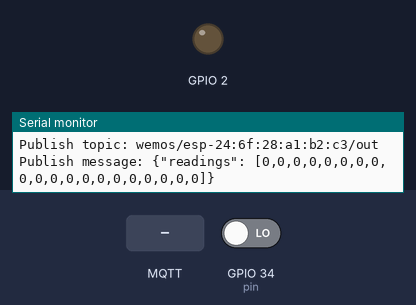
Simulated run of this sketch. Board: ESP32. Shown: output pins drawn as LEDs (lit = HIGH), the last lines printed to the serial monitor. Inputs (shaded band) come from the test bench; at power-on: GPIO 34 (pin) LOW. WiFi joins after 1.5 s; servers stay silent unless stated; no MQTT or app messages arrive unless stated.

Above: at 2.7 s.
2.8 s: MQTT message "0" arrives on the first subscribed topic
At 4.0 s:
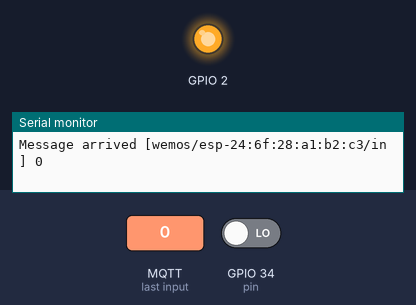
5.0 s: MQTT message "1" arrives on the first subscribed topic
At 6.2 s:
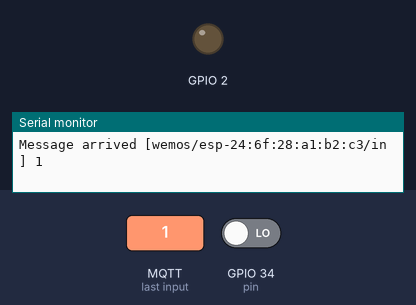
7.1 s: MQTT message "2" arrives on the first subscribed topic
At 8.4 s:
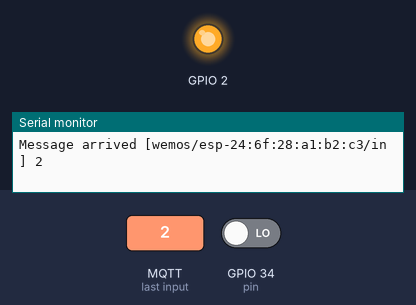
Timing chart, 0 to 10.1 s (numbered marks = the images above; inputs shaded):
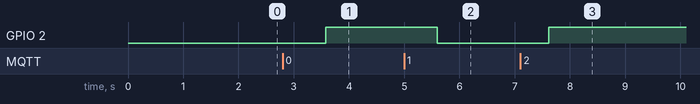

Measured:
- after the input at 2.8 s, GPIO 2: LOW → HIGH after 0.78 s
- after the input at 5.0 s, GPIO 2: HIGH → LOW after 0.60 s
- after the input at 7.1 s, GPIO 2: LOW → HIGH after 0.52 s

The sketch:

BREATHING-MQTT-esp32.ino
```cpp
/*
  Simple wemos D1 mini  MQTT example
  This sketch demonstrates the capabilities of the pubsub library in combination
  with the ESP8266 board/library.
  It connects to the provided access point using dhcp, using ssid and pswd
  It connects to an MQTT server ( using mqtt_server ) then:
  - publishes "connected"+uniqueID to the [root topic] ( using topic )
  - subscribes to the topic "[root topic]/composeClientID()/in"  with a callback to handle
  - If the first character of the topic "[root topic]/composeClientID()/in" is an 1,
    switch ON the ESP Led, else switch it off
  - after a delay of "[root topic]/composeClientID()/in" minimum, it will publish
    a composed payload to
  It will reconnect to the server if the connection is lost using a blocking
  reconnect function.

*/

#include <WiFi.h>
#include <PubSubClient.h>


// Update these with values suitable for your network.

const char *ssid = "Accessphone";
const char *password = "Accessphone";
const char *mqtt_server = "145.14.158.14";
const char *topic = "wemos"; // rhis is the [root topic]

long timeBetweenreadings = 25;
long timeBetweenMessages = 500 * 1;
const int readingLenght = 20;
int lijstReadings[readingLenght];
int plaatsInLijst = 0;

WiFiClient espClient;
PubSubClient client(espClient);
long lastMsg = 0;
long lastReading = 0;
int value = 0;
int pin = 34;
unsigned long frequency;

int status = WL_IDLE_STATUS; // the starting Wifi radio's status

void setup_wifi()
{
  delay(10);
  // We start by connecting to a WiFi network
  Serial.println();
  Serial.print("Connecting to ");
  Serial.println(ssid);
  WiFi.begin(ssid, password);
  while (WiFi.status() != WL_CONNECTED)
  {
    delay(500);
    Serial.print(".");
  }
  Serial.println("");
  Serial.println("WiFi connected");
  Serial.println("IP address: ");
  Serial.println(WiFi.localIP());
}

void callback(char *topic, byte *payload, unsigned int length)
{
  Serial.print("Message arrived [");
  Serial.print(topic);
  Serial.print("] ");
  for (int i = 0; i < length; i++)
  {
    Serial.print((char)payload[i]);
  }
  Serial.println();

  // Switch on the LED if an 1 was received as first character
  if ((char)payload[0] == '1')
  {
    #ifdef BUILTIN_LED
    digitalWrite(BUILTIN_LED, LOW); // Turn the LED on (Note that LOW is the voltage level
    #endif
    // but actually the LED is on; this is because
    // it is acive low on the ESP-01)
  }
  else
  {
    #ifdef BUILTIN_LED
    digitalWrite(BUILTIN_LED, HIGH); // Turn the LED off by making the voltage HIGH
    #endif
  }
}

String macToStr(const uint8_t *mac)
{
  String result;
  for (int i = 0; i < 6; ++i)
  {
    result += String(mac[i], 16);
    if (i < 5)
      result += ':';
  }
  return result;
}

String composeClientID()
{
  uint8_t mac[6];
  WiFi.macAddress(mac);
  String clientId;
  clientId += "esp-";
  clientId += macToStr(mac);
  return clientId;
}

void reconnect()
{
  // Loop until we're reconnected
  while (!client.connected())
  {
    Serial.print("Attempting MQTT connection...");

    String clientId = composeClientID();
    clientId += "-";
    clientId += String(micros() & 0xff, 16); // to randomise. sort of

    // Attempt to connect
    if (client.connect(clientId.c_str()))
    {
      Serial.println("connected");
      // Once connected, publish an announcement...
      client.publish(topic, ("connected " + composeClientID()).c_str(), true);
      // ... and resubscribe
      // topic + clientID + in
      String subscription;
      subscription += topic;
      subscription += "/";
      subscription += composeClientID();
      subscription += "/in";
      client.subscribe(subscription.c_str());
      Serial.print("subscribed to : ");
      Serial.println(subscription);
    }
    else
    {
      Serial.print("failed, rc=");
      Serial.print(client.state());
      Serial.print(" wifi=");
      Serial.print(WiFi.status());
      Serial.println(" try again in 5 seconds");
      // Wait 5 seconds before retrying
      delay(5000);
    }
  }
}

void setup()
{

#ifdef BUILTIN_LED
  pinMode(BUILTIN_LED, OUTPUT); // Initialize the BUILTIN_LED pin as an output
  #endif
  Serial.begin(115200);
  pinMode(pin, INPUT);
  setup_wifi();
  client.setServer(mqtt_server, 1883);
  client.setCallback(callback);
}

void loop()
{
  // confirm still connected to mqtt server
  if (!client.connected())
  {
    reconnect();
  }
  client.loop();

  long now = millis();
  if (now - lastReading > timeBetweenreadings)
  {
    int tmp = pulseIn(pin, HIGH);
    Serial.println("frequency: " + String(tmp));

    lijstReadings[plaatsInLijst] = tmp;
    plaatsInLijst++;
    lastReading = now;
  }
  if (now - lastMsg > timeBetweenMessages)
  {
    lastMsg = now;
    ++value;
    plaatsInLijst = 0;
    String payload = "{\"readings\": [";

    for (int i = 0; i < readingLenght; i++)
    {

      payload += lijstReadings[i];

      if (i < readingLenght - 1)
        payload += ",";
    }

    payload += "]}";
    String pubTopic;
    pubTopic += topic;
    pubTopic += "/";
    pubTopic += composeClientID();
    pubTopic += "/out";
    Serial.print("Publish topic: ");
    Serial.println(pubTopic);
    Serial.print("Publish message: ");
    Serial.println(payload);
    client.publish((char *)pubTopic.c_str(), (char *)payload.c_str(), true);
  }
}
```
